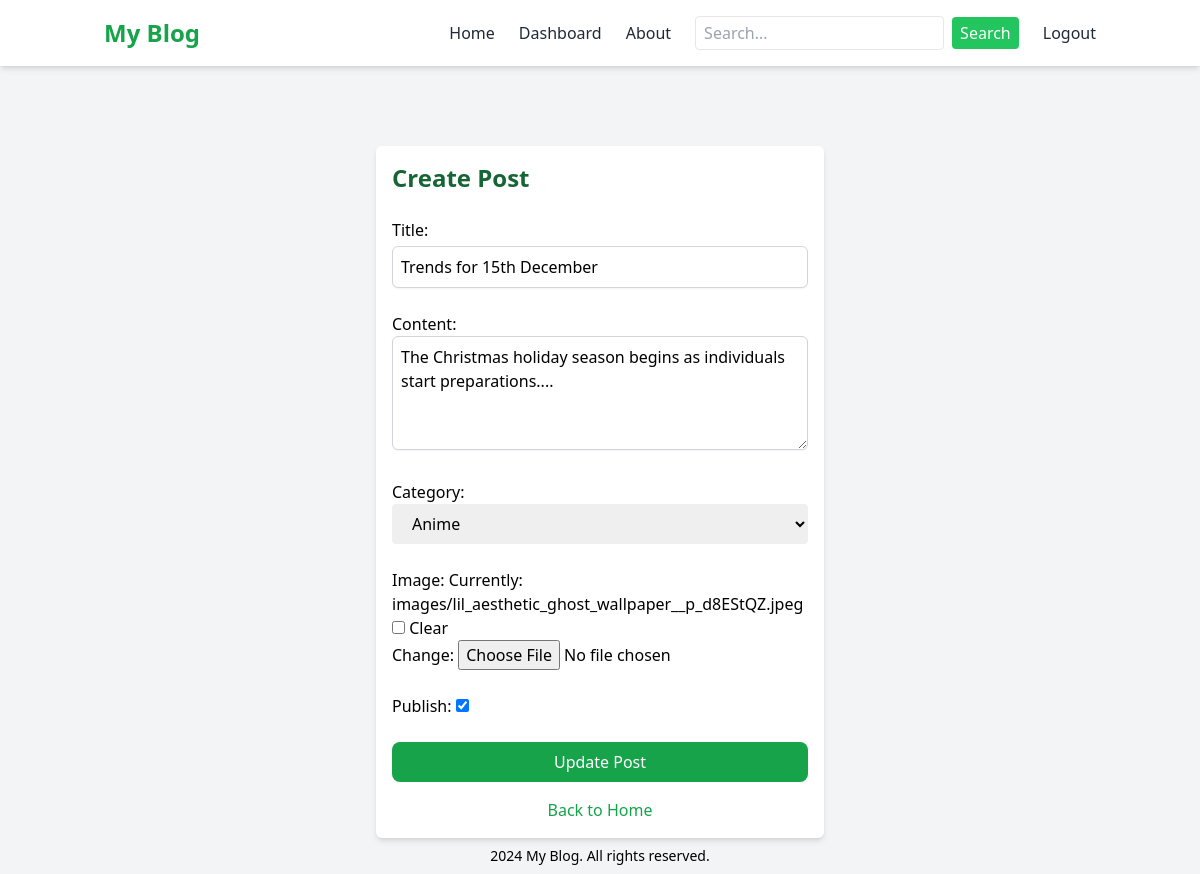
The page /myblog/post/15/edit_post/ (signed in) on the database its author committed.
### myblog/models.py (models this page shows, shortened)
class Post(models.Model):
    title = models.CharField(max_length=255)
    content = models.TextField()
    author = models.ForeignKey(User, on_delete=models.CASCADE)
    created_at = models.DateTimeField(auto_now_add=True)
    updated_at = models.DateTimeField(auto_now=True)
    is_published = models.BooleanField(default=False)
    image = models.ImageField(upload_to='images/', blank=True, null=True)
    category = models.ForeignKey(Category, on_delete=models.SET_NULL, null=True, blank=True)

### myblog/views.py (the view)
# urls.py: path('post/<int:post_id>/edit_post/', views.edit_post_view, name='edit_post'),
@login_required
def edit_post_view(request, post_id):
    post = get_object_or_404(Post, id=post_id)
    if request.user != post.author:
        messages.error(request, 'You don\'t have permission to edit this post.' )
        return redirect('post_detail', post.id)
    if request.method == 'POST':
        form  = CreatePostForm(request.POST, request.FILES, instance=post)
        if form.is_valid():
            post = form.save()
            messages.success(request, "Post updated successfully!")
            return redirect('post_detail', post_id)
        else:
            messages.error(request, form.errors)
    else:
        form = CreatePostForm(instance=post)
    categories = Category.objects.all()
    context = {
        'post': post,
        'form': form,
        'categories': categories
    }
    return render(request, 'blogs/edit_detail.html', context)

### myblog/forms.py
class CreatePostForm(forms.ModelForm):
    class Meta:
        model = Post
        fields = [
            'title',
            'content',
            'category',
            'image',
            'is_published'
        ]
        widgets = {
            'title': forms.TextInput(attrs={
                'class': 'w-full p-2 rounded-md border block mt-1 shadow-sm border-gray-300'
            }),
            'content': forms.Textarea(attrs={
                'class': 'w-full border shadow-sm p-2 border-gray-300 rounded-md',
                'rows': 4
            }),
            'category': forms.Select(attrs={
                'class': 'w-full rounded px-4 py-2'
            }),
            'image': ClearableFileInput(attrs={
                'multiple': False
            }),
        }
        labels = {
            'is_published': 'Publish'
        }

### myblog/models.py (called while the page is built)
    def __str__(self):
        return self.name

### myblog/templates/blogs/edit_detail.html (shortened to what this page needs)
{% extends "blogs/base.html" %}
{% block contents %}
<div class="max-w-md mx-auto px-4 py-4 mt-20 bg-white shadow-md rounded-md">
    <h2 class="text-2xl font-bold text-green-800">Create Post</h2>
    <form method="post" enctype="multipart/form-data" class="space-y-6">
        {{ form.as_div }}
        <button type="submit"
            class="w-full bg-green-600 text-white py-2 px-4 rounded-lg hover:bg-green-700 focus:ring-green-300">
            Update Post
        </button>
    </form>
    <div class="text-center mt-4">
        <a href="{% url 'home' %}" class="text-green-600 hover:underline">Back to Home</a>
    </div>
</div>
{% endblock contents %}

### rows shown on the page
Post: title "Trends for 15th December", content "The Christmas holiday season begins as individuals start preparations....", category "Anime", is_published "☑"
